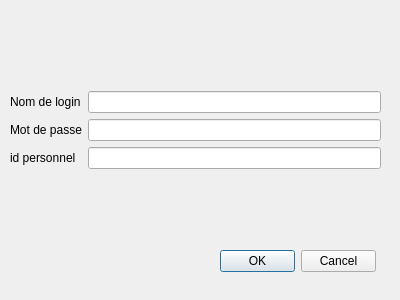
<?xml version="1.0" encoding="UTF-8"?>
<ui version="4.0">
 <class>insertion</class>
 <widget class="QDialog" name="insertion">
  <property name="geometry">
   <rect>
    <x>0</x>
    <y>0</y>
    <width>400</width>
    <height>300</height>
   </rect>
  </property>
  <property name="windowTitle">
   <string>Dialog</string>
  </property>
  <widget class="QDialogButtonBox" name="buttonBox">
   <property name="geometry">
    <rect>
     <x>220</x>
     <y>250</y>
     <width>156</width>
     <height>23</height>
    </rect>
   </property>
   <property name="orientation">
    <enum>Qt::Horizontal</enum>
   </property>
   <property name="standardButtons">
    <set>QDialogButtonBox::Cancel|QDialogButtonBox::Ok</set>
   </property>
  </widget>
  <widget class="QWidget" name="layoutWidget">
   <property name="geometry">
    <rect>
     <x>10</x>
     <y>30</y>
     <width>371</width>
     <height>201</height>
    </rect>
   </property>
   <layout class="QGridLayout" name="gridLayout">
    <item row="0" column="0">
     <layout class="QVBoxLayout" name="verticalLayout_2">
      <item>
       <widget class="QLabel" name="label">
        <property name="text">
         <string>Nom de login</string>
        </property>
       </widget>
      </item>
      <item>
       <widget class="QLabel" name="label_2">
        <property name="text">
         <string>Mot de passe</string>
        </property>
       </widget>
      </item>
      <item>
       <widget class="QLabel" name="label_3">
        <property name="text">
         <string>id personnel</string>
        </property>
       </widget>
      </item>
     </layout>
    </item>
    <item row="0" column="1">
     <layout class="QVBoxLayout" name="verticalLayout">
      <item>
       <widget class="QLineEdit" name="login"/>
      </item>
      <item>
       <widget class="QLineEdit" name="motdepasse">
        <property name="echoMode">
         <enum>QLineEdit::Password</enum>
        </property>
       </widget>
      </item>
      <item>
       <widget class="QLineEdit" name="id_perso"/>
      </item>
     </layout>
    </item>
   </layout>
  </widget>
 </widget>
 <resources/>
 <connections>
  <connection>
   <sender>buttonBox</sender>
   <signal>accepted()</signal>
   <receiver>insertion</receiver>
   <slot>accept()</slot>
   <hints>
    <hint type="sourcelabel">
     <x>248</x>
     <y>254</y>
    </hint>
    <hint type="destinationlabel">
     <x>157</x>
     <y>274</y>
    </hint>
   </hints>
  </connection>
  <connection>
   <sender>buttonBox</sender>
   <signal>rejected()</signal>
   <receiver>insertion</receiver>
   <slot>reject()</slot>
   <hints>
    <hint type="sourcelabel">
     <x>316</x>
     <y>260</y>
    </hint>
    <hint type="destinationlabel">
     <x>286</x>
     <y>274</y>
    </hint>
   </hints>
  </connection>
 </connections>
</ui>
